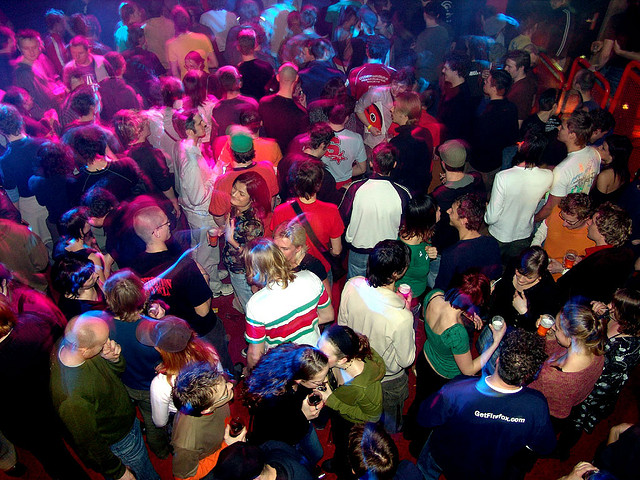
#> input picture captura_tratamento_dados/modulo_7/dados/flickr_map_training/100.jpg, 640 x 480 px; its folder holds only this picture in this run
$ jupyter execute TACTD-07-Plantao2.ipynb
#> lines starting #> are read from the running program, lines starting #| are printed output that depends on the picture
# MBA em Ciência de Dados
## Técnicas Avançadas de Captura e Tratamento de Dados

### <span style="color:darkred">Módulo VII - Dados não estruturados: sinais e imagens</span>

### <span style="color:darkred">Exercícios</span>

Moacir Antonelli Ponti

CeMEAI - ICMC/USP São Carlos

---

#### <span style="color:red">Recomenda-se fortemente que os exercícios sejam feitos sem consultar as respostas antecipadamente.</span>

---

[cell 1]
# carregando as bibliotecas necessárias
import numpy as np
import matplotlib.pyplot as plt
import pandas as pd

### Exercício 1)

Quando comparamos imagens e sinais e suas características, o que devemos considerar a priori?

(a) Sinais possuem valores independente e identicamente distribuídos, enquanto Imagens possuem pixels organizados de forma espacial<br>
(b) Sinais possuem valores codificados em 16 bits, enquanto imagens possuem valores codificados em 8 bits<br>
(c) Sinais possuem valores com dependência sequencial, enquanto imagens não possuem padrão de dependência<br>
(d) Sinais possuem valores com dependência sequencial, enquanto Imagens possuem dependência espacial de seus valores<br>

### Exercício 2)

Sejam sinais representados por 32 bits (int32) e imagens representadas por 16 bits sem sinal (uint16). Quantos valores distintos é possível representar em cada um desses dados?

(a) Sinais: 4,29 Bilhões; Imagens 32,76 Mil<br>
(b) Sinais: 4,29 Bilhões; Imagens 65,53 Mil<br>
(c) Sinais: 2,14 Bilhões; Imagens 32,76 Mil<br>
(d) Sinais: 2,14 Bilhões; Imagens 65,53 Mil<br>

### Exercício 3)

Carregue os dados do arquivo `sinais2.csv` utilizando

`signals = np.genfromtxt(arquivo, delimiter=',').astype(np.float32)`.

O array resultante possui um sinal por linha, i.e. `sinal[i]`

Utilizando os sinais carregados utilize a `np.fft.fft()` para obter a Transformada de Fourier dos sinais. Depois, considerando apenas frequências até 50, calcule quais são as 4 frequências de maior valor de magnitude (obtido pelo `np.abs()`). Aqui não queremos os valores da magnitude, mas a quais frequências (índices) elas se referem. Para complementar a análise, plote as magnitudes das transformadas até a frequência 50.

Analisando as frequências de maior magnitude temos as frequências que mais caracterizam o sinal. Considerando as 4 frequências computadas anteriormente, podemos dividir os sinais em categorias distintas. Nesse sentido, qual análise abaixo está correta?

(a) O sinal 4 possui frequências inferiores quando comparado com os demais, indicando que o sinal 4 é provavalmente  dependente sequencialmente, enquanto os demais são i.i.d.; assim podemos dividí-los em duas categorias: sinal 4 e sinais 0, 1, 2 e 3.<br>
(b) O sinal 3 possui frequências mais significativas 20 Hz ou superior, indicando que é um sinal com maior qualidade de aquisição, e assim podemos categorizar em: sinal 3, e sinais 0, 1, 2 e 4.<br>
(c) Todas as frequências estão abaixo de 50 Hz, sendo assim podemos dizer que os sinais são todos similares, sendo impossível dividí-los em categorias.<br>
(d) O sinal 3 possui frequências mais significativas 20 Hz ou superior, possuindo transições mais rápidas de valores do que os outros com frequências caracerísticas menores do que 12Hz; e assim podemos categorizar em: sinal 3, e sinais 0, 1, 2 e 4.<br>

### Exercício 4)

Considerando os mesmos sinais carregados, compute as características: entropia da energia (com 10 blocos), taxa de cruzamentos por zero, entropia espectral (com 10 blocos), formando um vetor com 3 características para cada sinal.

Após isso, compute a matriz de distâncias entre os sinais considerando a distância L1, i.e., a soma dos valores absolutos das diferenças entre dois vetores $A$ e $B$:

$$\sum_i |A_i - B_i|$$

Da matriz, que indica a dissimilaridade entre pares de sinais, aplique uma soma na direção do eixo 0 (axis=0) e depois arredonde para inteiro `np.round(,0)`. Quais valores foram obtidos para cada sinal?

(a) Sinais 0, 1, 2 e 4, soma 2; Sinal 3, soma 6.<br>
(b) Sinais 0 e 4, soma 3; Sinais 1 e 2, soma 2; Sinal 3, soma 6.<br>
(c) Sinais 0, 1, e 2, soma 2; Sinal 3, soma 6; Sinal 4, soma 3.<br>
(d) Sinais 0, 1, e 2, soma 1; Sinal 3, soma 3; Sinal 4, soma 6.<br>

### Exercício 5)

Carregue as seguintes imagens da base de dados flickr_map_training:

`
img1 = imageio.imread("dados/flickr_map_training/107.jpg")
img2 = imageio.imread("dados/flickr_map_training/101.jpg")
img3 = imageio.imread("dados/flickr_map_training/112.jpg")
img4 = imageio.imread("dados/flickr_map_training/303.jpg")
img5 = imageio.imread("dados/flickr_map_training/400.jpg")`

Implemente um descritor de cor que computa um histograma utilizando a composição dos canais RGB em um único canal utilizando a seguinte operação, sendo R, G e B as matrizes relativas a cada canal de cor:

$$I = R\cdot0.3 +G\cdot0.59 +B\cdot0.11$$

Permita definir o número de bins do histograma por meio da sua função e, antes de retornar, normalize o histograma dividindo pela soma.

Depois, calcule a distância entre img1 carregada e as outras imagens (2, 3, 4, 5) utilizando: 16 bins e 4 bins. Qual foram as duas imagens mais similares, da mais próxima para a mais distante, nos dois casos?

(a) 16 bins: img2, img4 ; 4 bins: img2, img3<br>
(a) 16 bins: img2, img3 ; 4 bins: img4, img3<br>
(b) 16 bins: img2, img3 ; 4 bins: img2, img4<br>
(d) 16 bins: img4, img2 ; 4 bins: img4, img3<br>

### Exercício 6)

Vamos repetir o procedimento da questão anterior, agora utilizando o descritor de texturas LBP visto em aula. Utilizaremos uma função que também realiza uma normalização dos valores máximos das imagens, bem como permite definir o raio, número de pontos e quantidade de bins para esse descritor, conforme abaixo.

Calcule a distância L1 entre img1 carregada e as outras imagens utilizando o descritor LBP com os seguintes parâmetros:
* número de pontos = 14
* raio = 2
* bins = 16

Quais foram as três imagens mais similares, da mais próxima para a mais distante?

(a) img3, img2, img5<br>
(b) img2, img3, img4<br>
(c) img3, img5, img2<br>
(d) img5, img3, img2<br>

### Exercício 7)

No método Bag-of-Features quais das seguintes escolhas para o *framework* influenciam mais drasticamente a performance do método no caso de uso em imagens?

(a) O tamanho do dicionário, a quantidade de cores nas imagens, a quantidade de classes do problema<br>
(b) O tamanho do dicionário, o descritor base, o método utilizado para aprender o dicionário<br>
(c) O descritor base e o número de componentes principais utilizados<br>
(d) O tamanho do patch extraído da imagem, que deve ser compatível com a resolução das imagens<br>

### Exercício 8)

Execute o método Bag-of-Features estudado em aula, agora com os seguintes parâmetros:
* tamanho do patch = (13, 13)
* número de patches = 1000
* principais componentes = 10
* tamanho do dicionário = 50

Utilize a imagem de consulta `flower.jpg` e recupere as 12 imagens mais similares utilizando o modelo BoF aprendido. Quantas imagens foram recuperadas pertencendo à mesma categoria da consulta?

(a) 3<br>
(b) 0<br>
(c) 6<br>
(d) 9<br>

[cell 2]
# carregar as imagens

# dividr as imagens em patches

# extrair as características dos patches
#     treinar PCA sobre os patches
#     usar o PCA sobre os patches

# fazer agrupamento (usando kmédias)

# para cada patch, vamos encontrar o centroid mais próximo (treino)
# computa o histograma das imagens da base de treino

# carrega imagem consulta
# extrair patches, usar PCA
# para cada patch, vamos encontrar o centroid mais próximo
# computa o histograma

# comparar consulta com base de treino
# encontrar 12 mais similares

[cell 3]
# carregar as imagens
import glob
import imageio
import numpy as np

image_files = glob.glob('dados/flickr_map_training/*')
images_train = []
for image_file in image_files:
    images_train.append(imageio.imread(image_file))

[cell 4]
# dividr as imagens em patches
import sklearn.feature_extraction.image

def extract_patches(image, patch_size, max_patches, random_state):
    patches = sklearn.feature_extraction.image.extract_patches_2d(
    image, patch_size=(patch_size, patch_size), max_patches=max_patches, random_state=random_state)

    return patches

image_patches = []
for image in images_train:
    patches = extract_patches(image, patch_size=13, max_patches=1000, random_state=1)
    image_patches.append(patches)
#> this loop made 1 pass
#> after the loop, image_patches = 1 item

image_patches = np.array(image_patches)

[cell 5]
image_patches.shape
#> Out = (1, 1000, 13, 13, 3)

[cell 6]
# extrair as características dos patches
#     treinar PCA sobre os patches

import sklearn.decomposition

image_patches_reshape = image_patches.reshape(image_patches.shape[0]*image_patches.shape[1], -1)
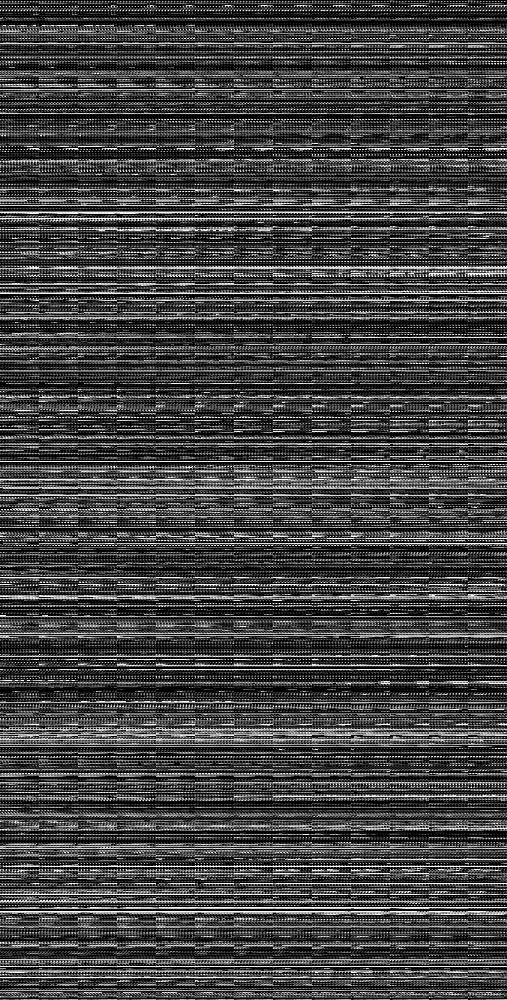
#> image_patches_reshape: shape (1000, 507); min 0, max 255, mean 67
pca = sklearn.decomposition.PCA(n_components=10)
pca.fit(image_patches_reshape)

[cell 7]
#     usar o PCA sobre os patches
patches_pcad = pca.transform(image_patches_reshape)

[cell 8]
# fazer agrupamento (usando kmédias)
import sklearn.cluster
kmeans = sklearn.cluster.KMeans(n_clusters=50,
                      verbose=False,
                      init='random',
                      random_state=1,
                      n_init=3)
kmeans.fit(patches_pcad)

[cell 9]
import matplotlib.pyplot as plt

def extract_bof(image_i):
    patches_i = extract_patches(image_i, patch_size=13, max_patches=1000, random_state=1)
    patches_i = patches_i.reshape(patches_i.shape[0], -1)
    patches_pcad_i = pca.transform(patches_i)
    matching_centroids = kmeans.predict(patches_pcad_i)
    hist, bins = np.histogram(matching_centroids, bins=50, range=(0, 50))
    hist = hist.astype(np.float32) / hist.astype(np.float32).sum()
    # plt.bar(bins[:-1], hist)
    # plt.show()
    return hist

# para cada patch, vamos encontrar o centroid mais próximo (treino)
# computa o histograma das imagens da base de treino
train_hists = []
for image_i in images_train:
    train_hists.append(extract_bof(image_i))
#> after the loop, train_hists = 1 item
train_hists = np.array(train_hists)

[cell 10]
# carrega imagem consulta
image_query = imageio.imread('dados/flickr_map_test/flower.jpg')
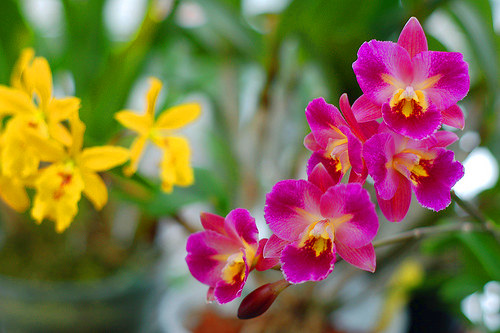
#> input picture captura_tratamento_dados/modulo_7/dados/flickr_map_test/flower.jpg, 500 x 333 px
#> image_query is the input picture: shape (333, 500, 3); mean R, G, B 128.4, 108.4, 74.4

# extrair patches, usar PCA
# para cada patch, vamos encontrar o centroid mais próximo
# computa o histograma
query_bof = extract_bof(image_query)
#> in extract_bof (call 2), `patches_i = patches_i.reshape(patches_i.shape[0], -1)`:
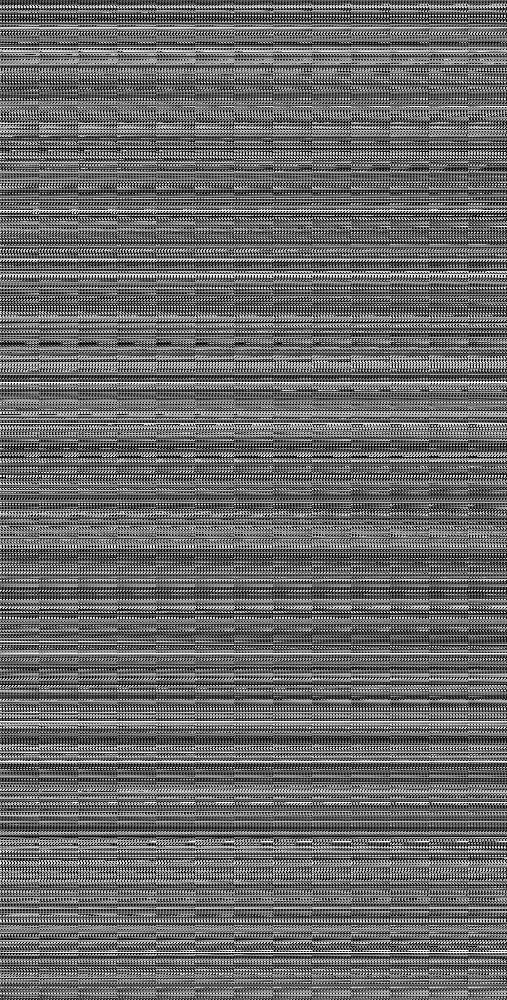
#> patches_i: shape (1000, 507); min 0, max 255, mean 105.8
#> in extract_bof (call 2), `matching_centroids = kmeans.predict(patches_pcad_i)`: matching_centroids = 1000 values, max 48 at index 62, min 0 at index 12, mean 24.91
#> in extract_bof (call 2), `hist, bins = np.histogram(matching_centroids, bins=50, range=(0, 50))`: hist = 50 values, max 261 at index 37, min 0 at index 1, mean 20; bins = 51 values from 0 to 50
#> in extract_bof (call 2), `hist = hist.astype(np.float32) / hist.astype(np.float32).sum()`: hist = 50 values, max 0.261 at index 37, min 0 at index 1, mean 0.02
#> query_bof has the same summary as hist in extract_bof
query_bof
#> Out has the same summary as hist in extract_bof

[cell 11]
# comparar consulta com base de treino
# encontrar 12 mais similares
distances = []
for hist_i in train_hists:
    distances.append(np.sum(np.sqrt((hist_i - query_bof)**2)))
#> after the loop, distances = [1.3]

[cell 12]
sort_distances_idx = np.argsort(distances)
#> sort_distances_idx = [0]

[cell 13]
np.array(image_files)[sort_distances_idx][:12]

### Exercício 9)

Execute o método Bag-of-Features estudado em aula, agora com os seguintes parâmetros:
* tamanho do patch = (13, 13)
* número de patches = 1000
* tamanho do dicionário = 50
* descritor base = LBP com raio 3, 24 pontos e 16 bins

Vamos usar a versão da função LBP que permite usar como parâmetros o número de pontos e raio.

Utilize imagem de consulta `football.jpg` e recupere as 12 imagens mais similares utilizando o modelo BoF aprendido. Qual a proporção de imagens da mesma categoria da consulta?

(a) 0<br>
(b) 9<br>
(c) 4<br>
(d) 2<br>

[cell 14]
# carregar as imagens

# dividr as imagens em patches
image_patches = []
for image in images_train:
    patches = extract_patches(image, patch_size=13, max_patches=1000, random_state=1)
    image_patches.append(patches)

image_patches = np.array(image_patches)
image_patches = image_patches.reshape((image_patches.shape[0]*image_patches.shape[1],)+image_patches.shape[2:])

# extrair as características dos patches


# fazer agrupamento (usando kmédias)

# para cada patch, vamos encontrar o centroid mais próximo (treino)
# computa o histograma das imagens da base de treino

# carrega imagem consulta
# extrair patches, usar PCA
# para cada patch, vamos encontrar o centroid mais próximo
# computa o histograma

# comparar consulta com base de treino
# encontrar 12 mais similares

[cell 15]
import skimage.feature

def extract_lbp(patch):
    patch_bw = patch[..., 0]*0.3 + patch[..., 1]*0.59 + patch[..., 2]*0.11
    patch_bw = patch_bw.astype(np.uint8)
    patch_lbp = skimage.feature.local_binary_pattern(patch_bw, P=24, R=3, method="uniform")
    patch_lbp = patch_lbp.reshape([-1,])
#> patch_lbp = 169 values, max 25 at index 0, min 0 at index 15, mean 16.84
    lbp_hist, _ = np.histogram(patch_lbp, bins=16, range=(0, 25))
#> lbp_hist = [21, 6, 2, 10, 5, 5, 3, 6, 6, 3, 4, 1, 1, 1, 0, 95]
    return lbp_hist
extract_lbp(image_patches[0])
#> Out has the same summary as lbp_hist in extract_lbp

[cell 16]
patches_lbped = []
#> patches_lbped = []
for patch in image_patches:
    patches_lbped.append(extract_lbp(patch))
#> this loop made 1000 passes
#> lbp_hist in extract_lbp on passes 1 to 3: [21, 6, 2, 10, 5, 5, 3, 6, 6, 3, 4, 1, 1, 1, 0, 95], [27, 11, 4, 4, 1, 3, 1, 1, 1, 4, 6, 2, 4, 0, 1, 99], [22, 5, 1, 4, 3, 10, 2, 5, 11, 5, 2, 0, 3, 1, 2, 93]
#> after the loop, patches_lbped = 1000 items
patches_lbped = np.array(patches_lbped)

[cell 17]
# fazer agrupamento (usando kmédias)
import sklearn.cluster
kmeans = sklearn.cluster.KMeans(n_clusters=50,
                      verbose=False,
                      init='random',
                      random_state=1,
                      n_init=3)
kmeans.fit(patches_lbped)

[cell 18]
def extract_bof(image_i):
    patches_i = extract_patches(image_i, patch_size=13, max_patches=1000, random_state=1)
    patches_lbped_i = []
    for patch in patches_i:
        patches_lbped_i.append(extract_lbp(patch))
    matching_centroids = kmeans.predict(patches_lbped_i)
    hist, bins = np.histogram(matching_centroids, bins=50, range=(0, 50))
    hist = hist.astype(np.float32) / hist.astype(np.float32).sum()
    # plt.bar(bins[:-1], hist)
    # plt.show()
    return hist

[cell 19]
train_hists = []
for image_i in images_train:
    train_hists.append(extract_bof(image_i))
#> this loop made 1 pass
train_hists = np.array(train_hists)

[cell 20]
# carrega imagem consulta
image_query = imageio.imread('dados/flickr_map_test/football.jpg')
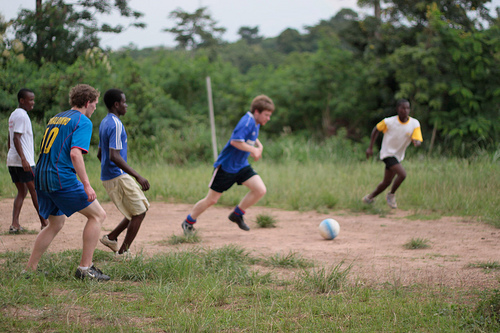
#> input picture captura_tratamento_dados/modulo_7/dados/flickr_map_test/football.jpg, 500 x 333 px
#> image_query is the input picture: shape (333, 500, 3); mean R, G, B 112.6, 114.1, 91.3

# extrair patches, usar PCA
# para cada patch, vamos encontrar o centroid mais próximo
# computa o histograma
query_bof = extract_bof(image_query)
query_bof
#> Out = 50 values, max 0.145 at index 19, min 0 at index 9, mean 0.02

[cell 21]
distances = []
for hist_i in train_hists:
    distances.append(np.sum(np.sqrt((hist_i - query_bof)**2)))
sort_distances_idx = np.argsort(distances)
